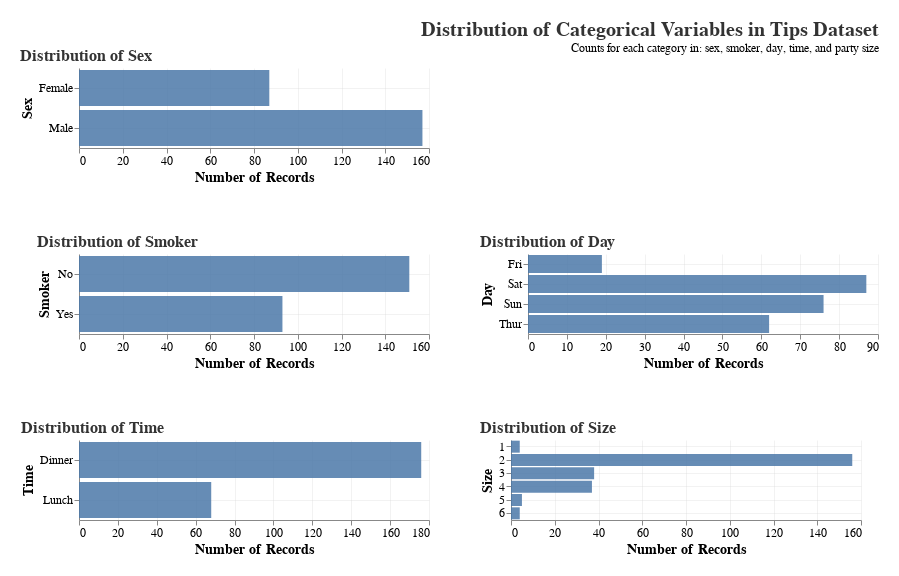

The notebook cell saved with this chart:
### Markdown cell above
Now let's visualise how the data is distributed accross different categorical columns

### Code cell
# Create individual charts for each categorical column
cat_charts = [
    alt.Chart(tip_df)
    .mark_bar(color='#4C78A8', opacity=0.85)
    .encode(
        x=alt.X('count()', title='Number of Records', axis=alt.Axis(labelFontSize=12, titleFontSize=14)),
        y=alt.Y(f'{col}:N', title=col.capitalize(), axis=alt.Axis(labelFontSize=12, titleFontSize=14)),
        tooltip=[alt.Tooltip('count()', title='Count'), alt.Tooltip(f'{col}:N', title=col.capitalize())]
    )
    .properties(
        width=350,
        height=80,
        title=alt.TitleParams(
            text=f'Distribution of {col.capitalize()}',
            fontSize=16,
            anchor='start'
        )
    )
    for col in cat_column
]

# Arrange in 1, 2, 2 format
category_chart = alt.vconcat(
    cat_charts[0],
    alt.hconcat(cat_charts[1], cat_charts[2]).properties(spacing=50),
    alt.hconcat(cat_charts[3], cat_charts[4]).properties(spacing=50)
).properties(
    padding=20,
    spacing=50,
    title=alt.TitleParams(
        text='Distribution of Categorical Variables in Tips Dataset',
        fontSize=20,
        subtitle=['Counts for each category in: sex, smoker, day, time, and party size'],
        anchor='end',
        dy=10
    )
).configure_axis(
    grid=True,
    gridColor='lightgray',
    gridOpacity=0.3,
    labelFont='Arial',
    titleFont='Arial'
).configure_view(
    stroke=None
).configure_title(
    fontSize=20,
    font='Arial',
    anchor='start',
    color='#333'
)

category_chart

### Figure 1 — Vega-Lite specification as saved in the notebook (floating-point values rounded to 4 significant figures; data arrays with more than 128 entries replaced by an {"elided": "..."} marker saying what was removed)
{"config": {"view": {"continuousWidth": 300, "continuousHeight": 300, "stroke": null}, "axis": {"grid": true, "gridColor": "lightgray", "gridOpacity": 0.3, "labelFont": "Arial", "titleFont": "Arial"}, "title": {"anchor": "start", "color": "#333", "font": "Arial", "fontSize": 20}}, "vconcat": [{"mark": {"type": "bar", "color": "#4C78A8", "opacity": 0.85}, "encoding": {"tooltip": [{"aggregate": "count", "title": "Count", "type": "quantitative"}, {"field": "sex", "title": "Sex", "type": "nominal"}], "x": {"aggregate": "count", "axis": {"labelFontSize": 12, "titleFontSize": 14}, "title": "Number of Records", "type": "quantitative"}, "y": {"axis": {"labelFontSize": 12, "titleFontSize": 14}, "field": "sex", "title": "Sex", "type": "nominal"}}, "height": 80, "title": {"text": "Distribution of Sex", "anchor": "start", "fontSize": 16}, "width": 350}, {"hconcat": [{"mark": {"type": "bar", "color": "#4C78A8", "opacity": 0.85}, "encoding": {"tooltip": [{"aggregate": "count", "title": "Count", "type": "quantitative"}, {"field": "smoker", "title": "Smoker", "type": "nominal"}], "x": {"aggregate": "count", "axis": {"labelFontSize": 12, "titleFontSize": 14}, "title": "Number of Records", "type": "quantitative"}, "y": {"axis": {"labelFontSize": 12, "titleFontSize": 14}, "field": "smoker", "title": "Smoker", "type": "nominal"}}, "height": 80, "title": {"text": "Distribution of Smoker", "anchor": "start", "fontSize": 16}, "width": 350}, {"mark": {"type": "bar", "color": "#4C78A8", "opacity": 0.85}, "encoding": {"tooltip": [{"aggregate": "count", "title": "Count", "type": "quantitative"}, {"field": "day", "title": "Day", "type": "nominal"}], "x": {"aggregate": "count", "axis": {"labelFontSize": 12, "titleFontSize": 14}, "title": "Number of Records", "type": "quantitative"}, "y": {"axis": {"labelFontSize": 12, "titleFontSize": 14}, "field": "day", "title": "Day", "type": "nominal"}}, "height": 80, "title": {"text": "Distribution of Day", "anchor": "start", "fontSize": 16}, "width": 350}], "spacing": 50}, {"hconcat": [{"mark": {"type": "bar", "color": "#4C78A8", "opacity": 0.85}, "encoding": {"tooltip": [{"aggregate": "count", "title": "Count", "type": "quantitative"}, {"field": "time", "title": "Time", "type": "nominal"}], "x": {"aggregate": "count", "axis": {"labelFontSize": 12, "titleFontSize": 14}, "title": "Number of Records", "type": "quantitative"}, "y": {"axis": {"labelFontSize": 12, "titleFontSize": 14}, "field": "time", "title": "Time", "type": "nominal"}}, "height": 80, "title": {"text": "Distribution of Time", "anchor": "start", "fontSize": 16}, "width": 350}, {"mark": {"type": "bar", "color": "#4C78A8", "opacity": 0.85}, "encoding": {"tooltip": [{"aggregate": "count", "title": "Count", "type": "quantitative"}, {"field": "size", "title": "Size", "type": "nominal"}], "x": {"aggregate": "count", "axis": {"labelFontSize": 12, "titleFontSize": 14}, "title": "Number of Records", "type": "quantitative"}, "y": {"axis": {"labelFontSize": 12, "titleFontSize": 14}, "field": "size", "title": "Size", "type": "nominal"}}, "height": 80, "title": {"text": "Distribution of Size", "anchor": "start", "fontSize": 16}, "width": 350}], "spacing": 50}], "data": {"name": "data-f795d6974a782cd165ff81948ea68153"}, "padding": 20, "spacing": 50, "title": {"text": "Distribution of Categorical Variables in Tips Dataset", "anchor": "end", "dy": 10, "fontSize": 20, "subtitle": ["Counts for each category in: sex, smoker, day, time, and party size"]}, "$schema": "https://vega.github.io/schema/vega-lite/v5.20.1.json", "datasets": {"data-f795d6974a782cd165ff81948ea68153": {"elided": "244 records"}}}
